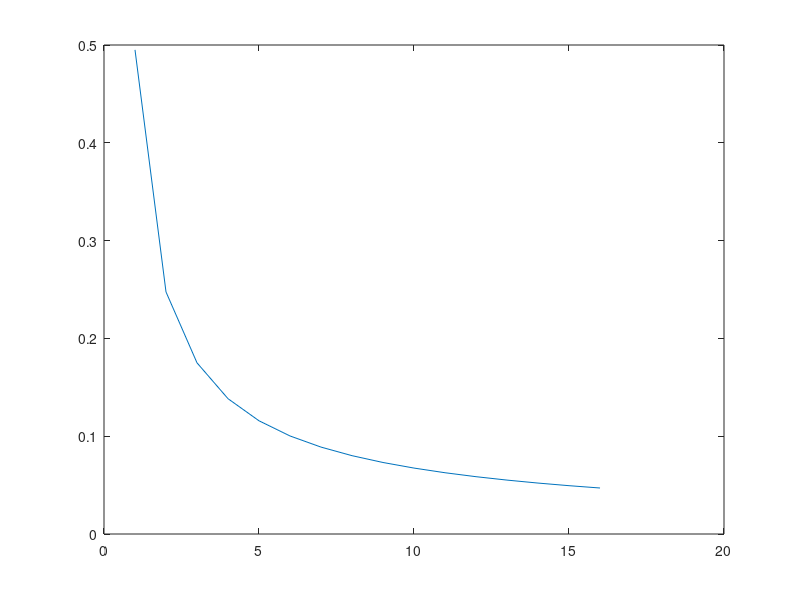
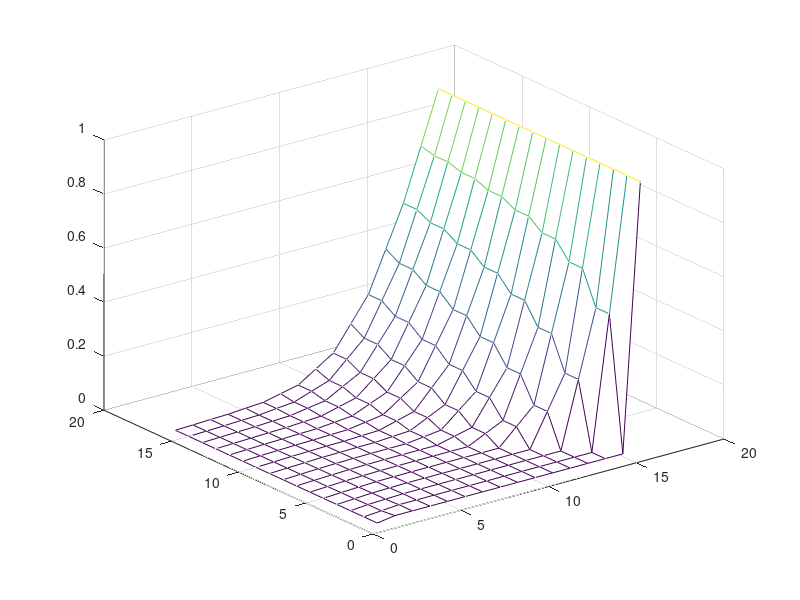

The MATLAB script that drew these images, in order:
%%
%Misc
clear all;
%%
%Variables and constants:
DIF_TRESH = 0.0001;
DIF_CUR = 99999999; %TODO: inf constant?
TIME_MAX = 15;
CONC_MID_START = 0.01;
CONC_BOUND_HIGH = 1;
CONC_BOUND_LOW = 0;
MID_START = 1;
MID_END = 15;
DIFFUSIVITY = 0.01;
DELTA_X = 1;
BOUNDARY_CELLS  = 2;

MID_LONG = MID_END - MID_START;
C_SIZE = (MID_LONG / DELTA_X) + BOUNDARY_CELLS;

C = transpose(zeros(C_SIZE));
B = zeros(C_SIZE, C_SIZE);

%%
%Fill B and C:
for i = 1:C_SIZE
    C(i) = CONC_MID_START;
end
C(1) = CONC_BOUND_LOW;
C(C_SIZE) = CONC_BOUND_HIGH;



% B is filled with the following discretization
% Cn+1(i) = (1/2)*(Cn(i+1) + Cn(i-1))
for i = 2:(C_SIZE-1)
            B(i,i-1) = 0.5;
            B(i,i+1) = 0.5;

end
B(1,1) = 1;
B(C_SIZE,C_SIZE) = 1;

%%
%Compute:
idx = 0;
while DIF_CUR > DIF_TRESH && idx <= TIME_MAX
    idx = idx+1;
    for i = 1:C_SIZE
        graph(idx, i) = C(i);
    end
    
    old = C;
    
    %Direct method --> product computes C_(t+1).
    C = B*C;
    DIF_CUR = norm(C - old);   
    conv(idx) = DIF_CUR;
end

figure;
plot(conv);

figure;
mesh(graph);
